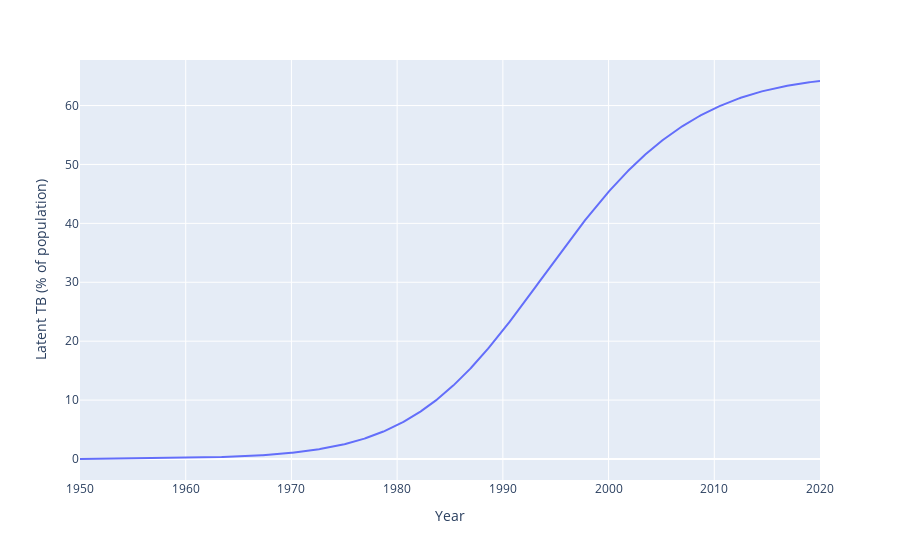

Write notebook code for a chart like this one.
### Code cell
fig = px.line(
    derived_df_0,
    x=derived_df_0.index,
    y="percentage_latent",
    labels={'index':'Year', 'percentage_latent':'Latent TB (% of population)'})
fig.show()

### Figure 1 — Plotly figure (JSON) as saved in the notebook; plotly's stock layout.template omitted (floating-point values rounded to 4 significant figures; data arrays with more than 128 entries replaced by an {"elided": "..."} marker saying what was removed)
{"data": [{"hovertemplate": "Year=%{x}<br>Latent TB (% of population)=%{y}<extra></extra>", "legendgroup": "", "line": {"color": "#636efa", "dash": "solid"}, "marker": {"symbol": "circle"}, "mode": "lines", "name": "", "orientation": "v", "showlegend": false, "type": "scatter", "x": {"elided": "701 float values"}, "xaxis": "x", "y": {"elided": "701 float values"}, "yaxis": "y"}], "layout": {"legend": {"tracegroupgap": 0}, "margin": {"t": 60}, "xaxis": {"anchor": "y", "domain": [0, 1], "title": {"text": "Year"}}, "yaxis": {"anchor": "x", "domain": [0, 1], "title": {"text": "Latent TB (% of population)"}}}}
